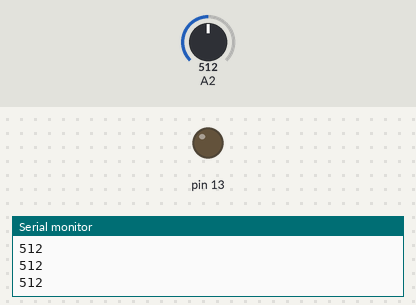
Bench run of a sketch on a simulated Arduino Uno, built with avr-gcc and run on an emulated ATmega328P. Shown: output pins drawn as LEDs (lit = HIGH), the last lines printed to the serial monitor. Inputs (shaded band) come from the test bench; at power-on: A2 = 512.

Above: at 1.2 s.
1.3 s: A2 set to 783
2.8 s: A2 set to 810
At 4.0 s:
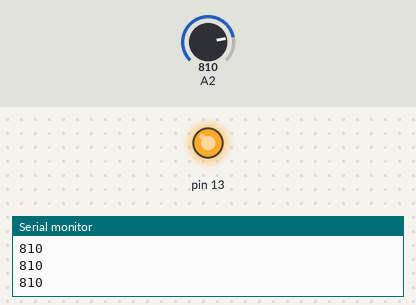
4.3 s: A2 set to 790
At 5.2 s:
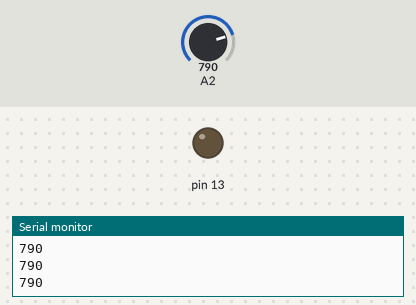
5.8 s: A2 set to 900
At 6.4 s:
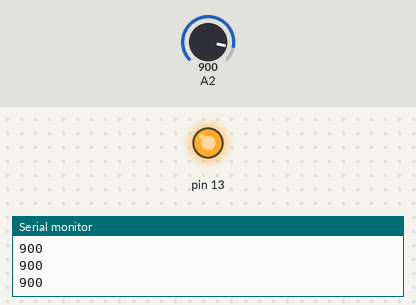
Timing chart, 0 to 8.3 s (numbered marks = the images above; inputs shaded):
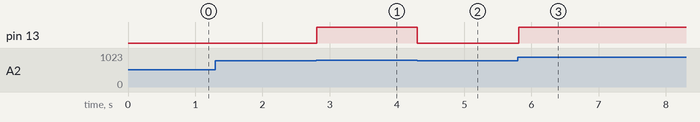

Measured:
- the behaviour switches between 799 and 800 on A2 (found by bisection; images 0 and 1)
- after the input at 2.8 s, pin 13: LOW → HIGH at once
- after the input at 4.3 s, pin 13: HIGH → LOW at once
- after the input at 5.8 s, pin 13: LOW → HIGH at once

The sketch:

lab4.ino
```cpp
// C++ code
//
int soil_sensor=0;
void setup()
{
  pinMode(A0, INPUT);
  Serial.begin(9600);
   pinMode(13, OUTPUT);


}

void loop()
{
  soil_sensor=analogRead(800);
    Serial.println(soil_sensor);
  if(soil_sensor>=800){

  digitalWrite(13, HIGH);
  }else{


  digitalWrite(13, LOW);
  }
}
```
